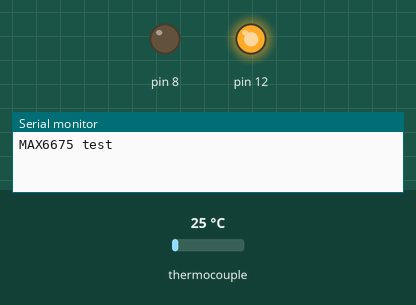
Simulated run of this sketch. Board: Arduino Uno, built with avr-gcc and run on an emulated ATmega328P. Parts: output pins drawn as LEDs (lit = HIGH), the last lines printed to the serial monitor. The test bench sets the inputs (shaded band); at power-on: thermocouple 25 °C. Pins used as bus, display or sensor lines are not drawn.

Above: at 1.7 s.
1.8 s: thermocouple set to 29 °C
At 7.3 s:
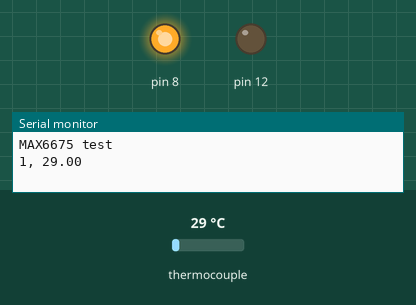
9.3 s: thermocouple set to 6 °C
At 13.3 s:
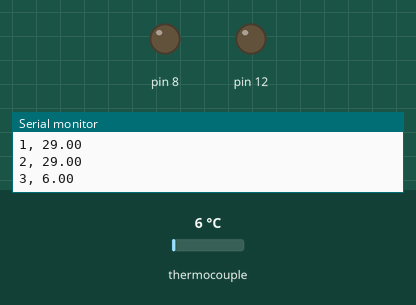
16.8 s: thermocouple set to 75 °C
At 18.3 s:
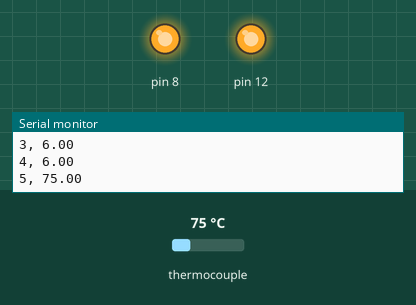
Timing chart, 0 to 30.3 s (numbered marks = the images above; inputs shaded):
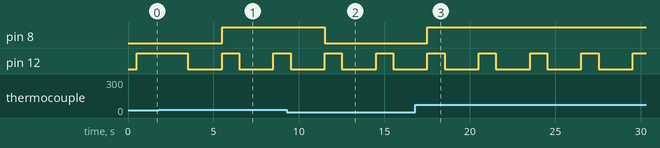

Measured:
- the behaviour switches between 27 and 28 °C on thermocouple (found by bisection; images 0 and 1)
- after the input at 1.8 s, pin 8: LOW → HIGH after 3.7 s
- after the input at 9.3 s, pin 8: HIGH → LOW after 2.2 s
- after the input at 16.8 s, pin 8: LOW → HIGH after 0.72 s
- by itself, pin 12: alternates HIGH for 1.0 s and LOW for 2.0 s

The sketch:

termoled_doppio_if.ino
```cpp
// this example is public domain. enjoy!
// www.ladyada.net/learn/sensors/thermocouple

#include "max6675.h"

int thermoDO = 6;
int thermoCS = 5;
int thermoCLK = 4;
int minuti=1;
unsigned long old_millis=0;
unsigned long delta=2000;
float temp;
MAX6675 thermocouple(thermoCLK, thermoCS, thermoDO);
int vccPin = 3;
int gndPin = 2;

void setup() {
  pinMode (8, OUTPUT);
  pinMode (12, OUTPUT);
  Serial.begin(9600);

  pinMode(vccPin, OUTPUT); digitalWrite(vccPin, HIGH);
  pinMode(gndPin, OUTPUT); digitalWrite(gndPin, LOW);

  Serial.println("MAX6675 test");

  delay(500);
}

void loop() {
  unsigned long now=millis();
  digitalWrite (12, HIGH);
  delay (1000);
  digitalWrite (12, LOW);
  if(now>=old_millis+delta) {

    delay (2000);
    Serial.print (minuti);
    Serial.print (", ");
    Serial.println (thermocouple.readCelsius ());
    old_millis=now;
    minuti=minuti+1;
    temp=thermocouple.readCelsius ();
  }
  //il led si attiva quando la temperatura supera i 27 gradi
if (temp>27) {
digitalWrite (8, HIGH);
}
 //il led si spegne quando la temperatura va sotto i 27 gradi
if (temp<27) {
  digitalWrite (8, LOW);
}
   delay(1);
}
```
